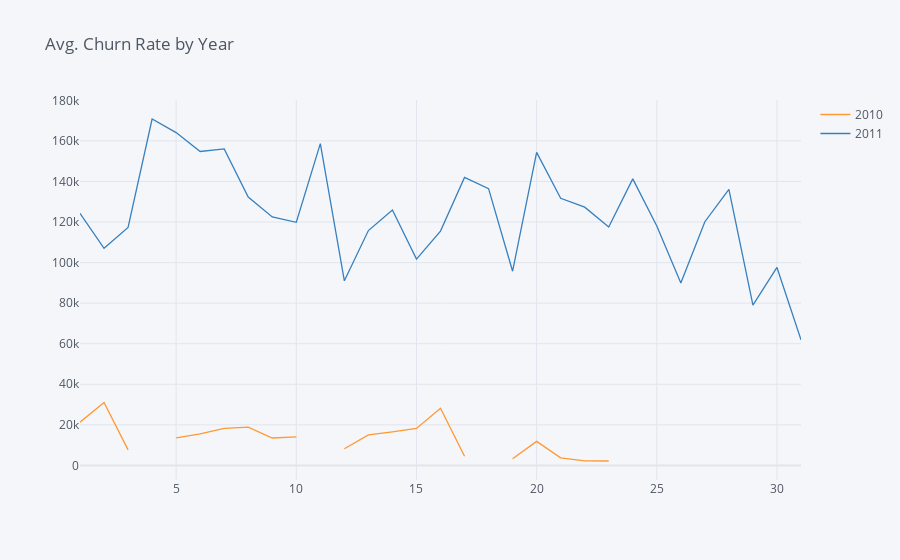

Write notebook code for a chart like this one.
### Code cell
@interact(Selection=['Year', 'Month'])

def linechart(Selection):
    df = uk.pivot_table(values='Quantity', columns=Selection,
                            index='Day', aggfunc='sum').reset_index()

    df.iplot(kind='line', x='Day', title='Avg. Churn Rate by ' + Selection.title())

### Figure 1 — Plotly figure (JSON) as saved in the notebook; plotly's stock layout.template omitted (floating-point values rounded to 4 significant figures)
{"data": [{"line": {"color": "rgba(255, 153, 51, 1.0)", "dash": "solid", "shape": "linear", "width": 1.3}, "mode": "lines", "name": "2010", "text": "", "type": "scatter", "x": [1, 2, 3, 4, 5, 6, 7, 8, 9, 10, 11, 12, 13, 14, 15, 16, 17, 18, 19, 20, 21, 22, 23, 24, 25, 26, 27, 28, 29, 30, 31], "y": [21308, 30987, 7646, "", 13603, 15515, 18218, 18879, 13506, 14027, "", 8190, 15032, 16570, 18245, 28176, 4488, "", 3247, 11828, 3711, 2232, 2161, "", "", "", "", "", "", "", ""]}, {"line": {"color": "rgba(55, 128, 191, 1.0)", "dash": "solid", "shape": "linear", "width": 1.3}, "mode": "lines", "name": "2011", "text": "", "type": "scatter", "x": [1, 2, 3, 4, 5, 6, 7, 8, 9, 10, 11, 12, 13, 14, 15, 16, 17, 18, 19, 20, 21, 22, 23, 24, 25, 26, 27, 28, 29, 30, 31], "y": [124277, 107038, 117348, 170798, 164098, 154762, 156036, 132290, 122534, 119883, 158648, 91032, 115779, 125940, 101730, 115521, 141970, 136448, 95736, 154334, 131679, 127317, 117558, 141278, 118029, 89904, 120151, 136143, 78989, 97605, 61873]}], "layout": {"legend": {"bgcolor": "#F5F6F9", "font": {"color": "#4D5663"}}, "paper_bgcolor": "#F5F6F9", "plot_bgcolor": "#F5F6F9", "title": {"font": {"color": "#4D5663"}, "text": "Avg. Churn Rate by Year"}, "xaxis": {"gridcolor": "#E1E5ED", "showgrid": true, "tickfont": {"color": "#4D5663"}, "title": {"font": {"color": "#4D5663"}, "text": ""}, "zerolinecolor": "#E1E5ED"}, "yaxis": {"gridcolor": "#E1E5ED", "showgrid": true, "tickfont": {"color": "#4D5663"}, "title": {"font": {"color": "#4D5663"}, "text": ""}, "zerolinecolor": "#E1E5ED"}}}
